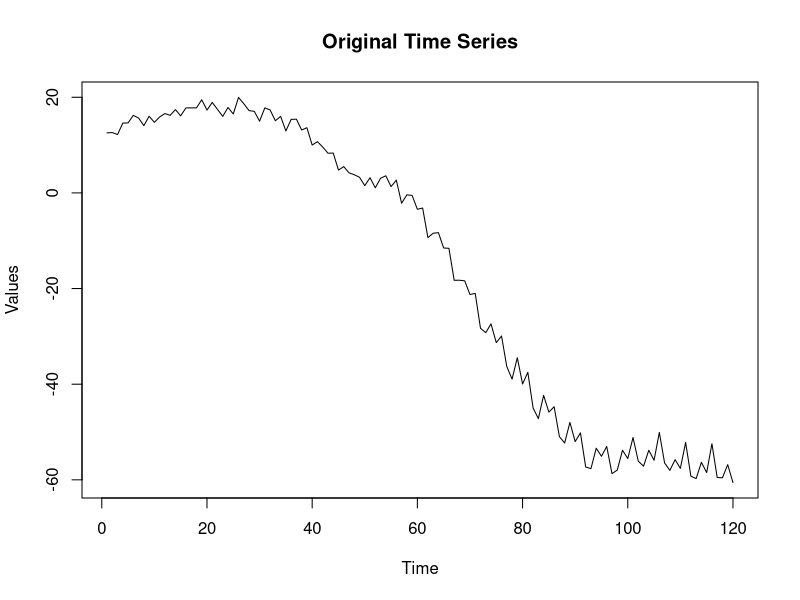
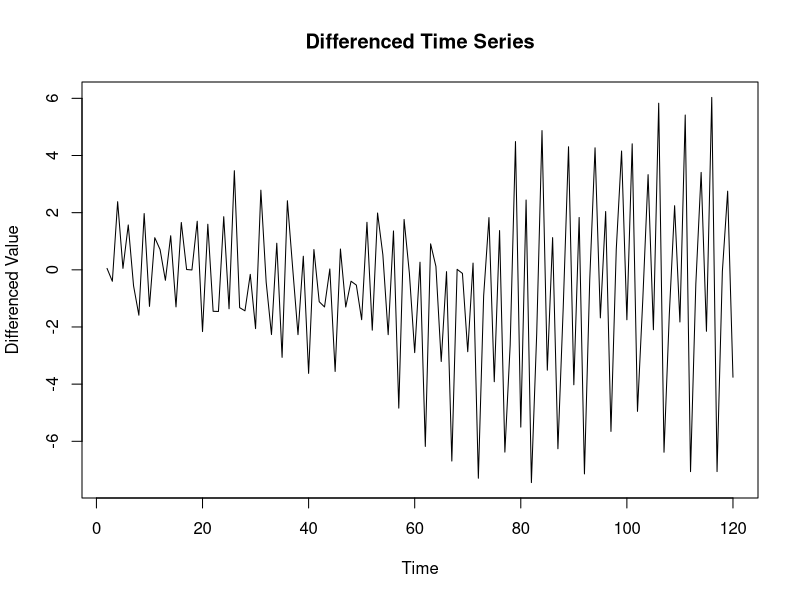
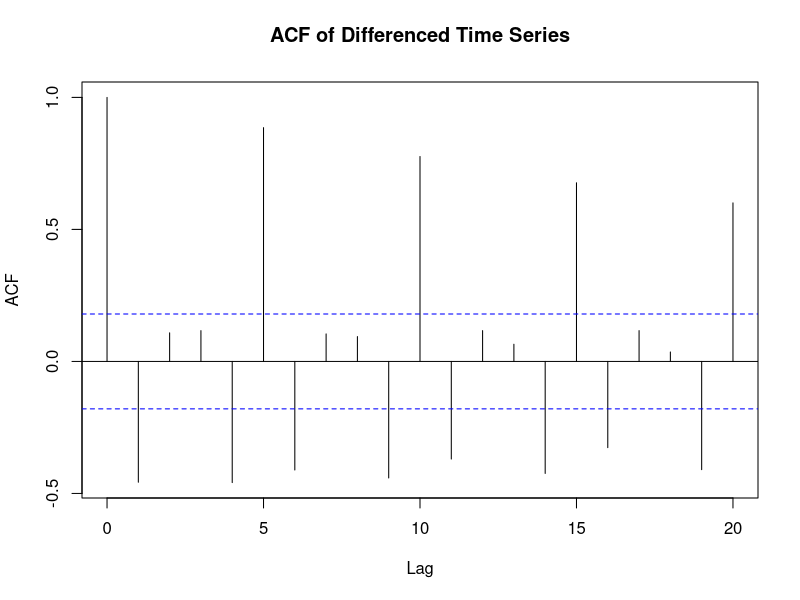
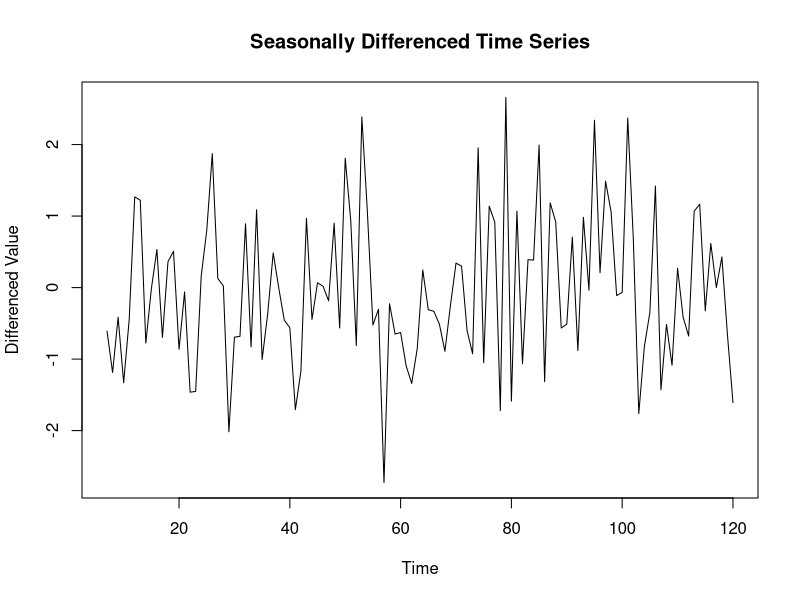
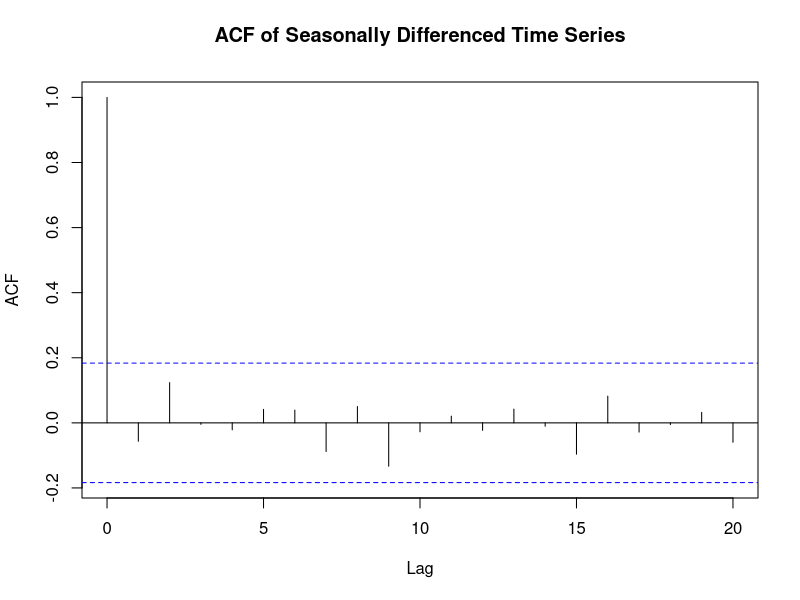

These charts were generated, in order, by the following R code:
## ---- chunk 1
knitr::opts_chunk$set(echo = TRUE)
#if you do not have the package, type install.packages("name_of_the_package")
library(knitr)
library(tseries)
library(zoo)
## ---- chunk 2
# this is where your R code goes
data <- read.csv("lab4data.csv", header = TRUE)
ts_data <- ts(data[,2])
## ---- chunk 3
# this is where your R code goes
plot(ts_data,
     main="Original Time Series", 
     xlab="Time",
     ylab="Values")

# acf(ts_data, main="ACF of Original Time Series")


## ---- chunk 4
# this is where your R code goes
diff_ts <- diff(ts_data, lag=1, differences=1)

plot(diff_ts,
     main="Differenced Time Series", 
     xlab="Time",
     ylab="Differenced Value")

acf(diff_ts, main="ACF of Differenced Time Series")


## ---- chunk 5
# this is where your R code goes
acf_values <- acf(diff_ts, plot=FALSE)
seasonal_period <- which.max(acf_values$acf[2 : length(acf_values$acf)]) 

seasonal_diff <- diff(diff_ts, lag=seasonal_period, differences=1)

plot(seasonal_diff, 
     main = "Seasonally Differenced Time Series", 
     ylab = "Differenced Value", 
     xlab = "Time")

acf(seasonal_diff, main = "ACF of Seasonally Differenced Time Series")
